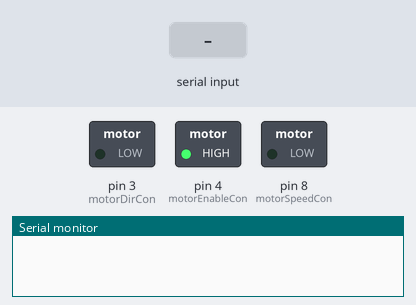
Bench run of a sketch on a simulated Arduino Uno, built with avr-gcc and run on an emulated ATmega328P. On the bench: switched loads named in the sketch (green lamp = pin HIGH), the last lines printed to the serial monitor. The inputs (shaded band) are chosen by the test bench.

Above: at 1.2 s.
1.3 s: "a" received over Serial
At 1.8 s:
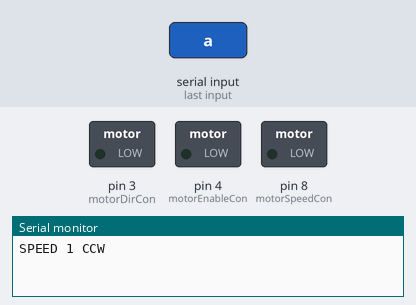
2.8 s: "g" received over Serial
At 5.3 s:
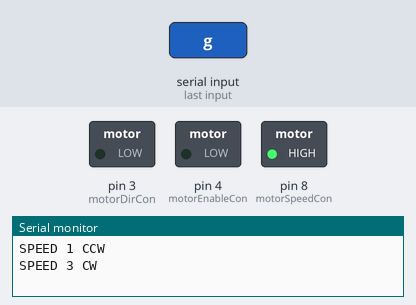
5.8 s: "b" received over Serial
At 7.6 s:
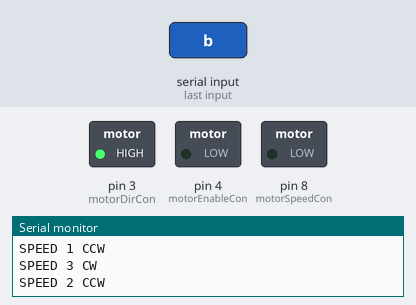
8.8 s: "c" received over Serial
At 11.1 s:
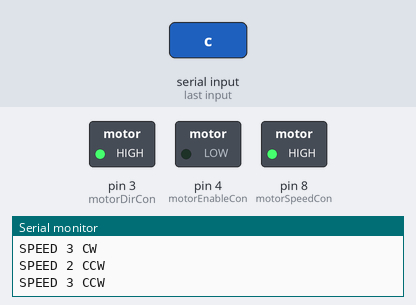
11.8 s: "d" received over Serial
At 14.5 s:
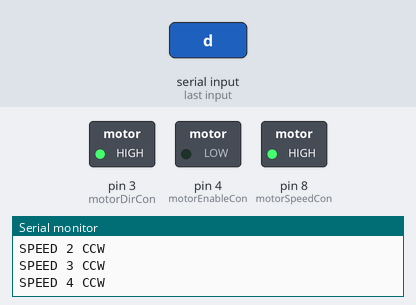
14.8 s: "e" received over Serial
At 16.9 s:
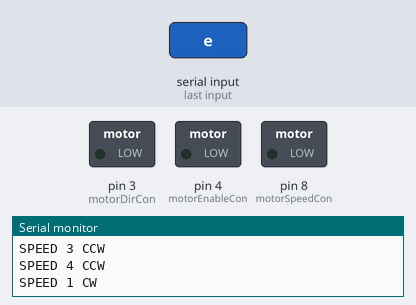
Timing chart, 0 to 20.8 s (numbered marks = the images above; inputs shaded):
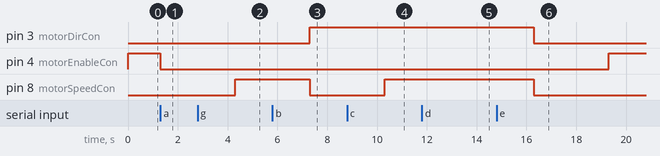

Measured:
- after the input at 1.3 s, pin 4 (motorEnableCon): HIGH → LOW at once
- after the input at 2.8 s, pin 4 (motorEnableCon): stays LOW (without the input it goes to HIGH after 1.5 s); pin 8 (motorSpeedCon): LOW → HIGH after 1.5 s
- after the input at 5.8 s, pin 3 (motorDirCon): LOW → HIGH after 1.5 s; pin 4 (motorEnableCon): stays LOW (without the input it goes to HIGH after 1.5 s); pin 8 (motorSpeedCon): HIGH → LOW after 1.5 s
- after the input at 8.8 s, pin 3 (motorDirCon): stays HIGH (without the input it goes to LOW after 1.5 s); pin 4 (motorEnableCon): stays LOW (without the input it goes to HIGH after 1.5 s); pin 8 (motorSpeedCon): LOW → HIGH after 1.5 s
- after the input at 11.8 s, pin 3 (motorDirCon): stays HIGH (without the input it goes to LOW after 1.5 s); pin 4 (motorEnableCon): stays LOW (without the input it goes to HIGH after 1.5 s)
- after the input at 14.8 s, pin 4 (motorEnableCon): LOW → HIGH after 4.5 s instead of 1.5 s; pin 8 (motorSpeedCon): HIGH → LOW after 1.5 s

The sketch:

HUBMOTOR_CONTROL_TEST_WITH_PHONE.ino
```cpp
// Bluetooth stuff ==========================================================
char junk;
String inputString="";
//===========================================================================

int a;
int motorDirCon = 3;
int motorEnableCon = 4;
int motorSpeedCon = 8;


void setup() {

  Serial.begin(9600);
  pinMode(motorDirCon,OUTPUT); //HIGH = cw, LOW = ccw
  pinMode(motorEnableCon,OUTPUT); //HIGH = stop, LOW = go
  pinMode(motorSpeedCon, OUTPUT); // PWM Signal 0-255

  digitalWrite(motorDirCon,LOW);
  digitalWrite(motorEnableCon,HIGH);    // prevents motor from starting without commands

}

void loop() {

 if (Serial.available() > 0) {

      char inChar = (char)Serial.read();
      inputString = inChar;

  if (inputString == "a") {

    digitalWrite(motorDirCon,LOW);        // turns on motor and makes it turn ccw
    digitalWrite(motorEnableCon,LOW);
    analogWrite(motorSpeedCon,50);      // speed of motor
    Serial.println("SPEED 1 CCW");

    delay(3000);

    digitalWrite(motorDirCon,LOW);
    digitalWrite(motorEnableCon,HIGH);    // turns motor off

  } else if (inputString == "b") {

    digitalWrite(motorDirCon,HIGH);        // turns on motor and makes it turn ccw
    digitalWrite(motorEnableCon,LOW);
    analogWrite(motorSpeedCon,100);      // speed of motor
    Serial.println("SPEED 2 CCW");

    delay(3000);

    digitalWrite(motorDirCon,LOW);
    digitalWrite(motorEnableCon,HIGH);    // turns motor off

  } else if (inputString == "c") {

    digitalWrite(motorDirCon,HIGH);        // turns on motor and makes it turn ccw
    digitalWrite(motorEnableCon,LOW);
    analogWrite(motorSpeedCon,150);      // speed of motor
    Serial.println("SPEED 3 CCW");

    delay(3000);

    digitalWrite(motorDirCon,LOW);
    digitalWrite(motorEnableCon,HIGH);    // turns motor off

 } else if (inputString == "d") {

    digitalWrite(motorDirCon,HIGH);        // turns on motor and makes it turn ccw
    digitalWrite(motorEnableCon,LOW);
    analogWrite(motorSpeedCon,200);      // speed of motor
    Serial.println("SPEED 4 CCW");

    delay(3000);

    digitalWrite(motorDirCon,LOW);
    digitalWrite(motorEnableCon,HIGH);    // turns motor off

 } else if (inputString == "e") {

    digitalWrite(motorDirCon,LOW);        // turns on motor and makes it turn cw
    digitalWrite(motorEnableCon,LOW);
    analogWrite(motorSpeedCon,50);      // speed of motor
    Serial.println("SPEED 1 CW");

    delay(3000);

    digitalWrite(motorDirCon,LOW);
    digitalWrite(motorEnableCon,HIGH);    // turns motor off


  } else if (inputString == "f") {

    digitalWrite(motorDirCon,LOW);        // turns on motor and makes it turn cw
    digitalWrite(motorEnableCon,LOW);
    analogWrite(motorSpeedCon,100);      // speed of motor
    Serial.println("SPEED 2 CW");

    delay(3000);

    digitalWrite(motorDirCon,LOW);
    digitalWrite(motorEnableCon,HIGH);    // turns motor off

  } else if (inputString == "g") {

    digitalWrite(motorDirCon,LOW);        // turns on motor and makes it turn cw
    digitalWrite(motorEnableCon,LOW);
    analogWrite(motorSpeedCon,150);      // speed of motor
    Serial.println("SPEED 3 CW");

    delay(3000);

    digitalWrite(motorDirCon,LOW);
    digitalWrite(motorEnableCon,HIGH);    // turns motor off

} else if (inputString == "h") {

    digitalWrite(motorDirCon,LOW);        // turns on motor and makes it turn cw
    digitalWrite(motorEnableCon,LOW);
    analogWrite(motorSpeedCon,200);      // speed of motor
    Serial.println("SPEED 4 CW");

    delay(3000);

    digitalWrite(motorDirCon,LOW);
    digitalWrite(motorEnableCon,HIGH);    // turns motor off
}
}
}
```
